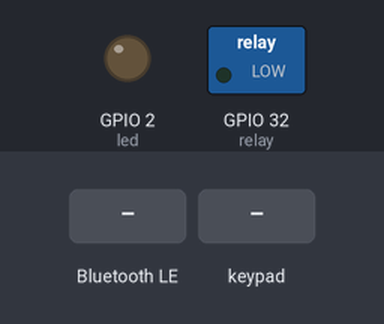
The program below on a simulated ESP32 board running MicroPython. Parts: switched loads named in the program (green lamp = pin HIGH), output pins drawn as LEDs (lit = HIGH). Inputs (shaded band) come from the test bench. Nothing arrives over Bluetooth unless stated; deep sleep restarts the program when it ends; the clock reads 2024-03-15 10:24:30 at power-on unless the program sets it; pins used as bus, display or sensor lines are not drawn; what the program prints to the serial console is not drawn.

Above: at 1.8 s.
1.9 s: "OPEN" written over Bluetooth
At 2.9 s:
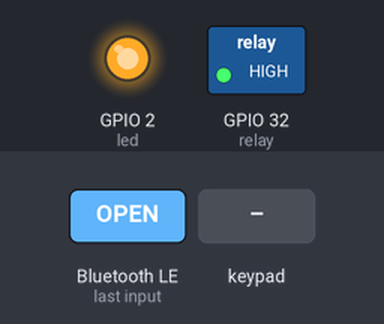
3.4 s: key '1' pressed
5.0 s: keypad keys 1 2 3 4 pressed 0.4 s apart
8.1 s: "#" written over Bluetooth
9.6 s: key '2' pressed
11.2 s: keypad keys 1 2 3 4 A pressed 0.4 s apart
At 44.1 s:
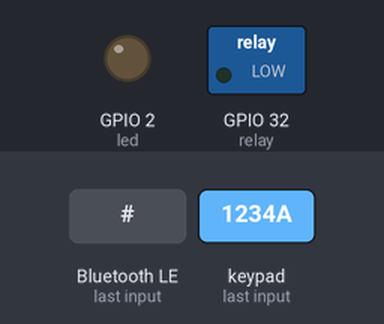
Timing chart, 0 to 44.5 s (numbered marks = the images above; inputs shaded):
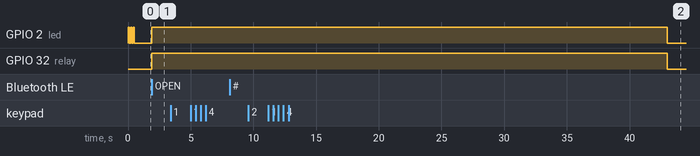

Measured:
- after the input at 1.9 s, GPIO 2 (led), GPIO 32 (relay): LOW → HIGH at once
- after the input at 3.4 s, every drawn part: stays the same
- after the input at 5.0 s, every drawn part: stays the same
- after the input at 8.1 s, every drawn part: stays the same
- after the input at 9.6 s, every drawn part: stays the same
- after the input at 11.2 s, GPIO 2 (led), GPIO 32 (relay): HIGH → LOW after 31.8 s instead of 28.8 s

The program:

digital_safe_locker_T8_battery_optimized.py
```python
"""
Digital Safe Locker - LILYGO T8 V1.7 - BATTERY OPTIMIZED
ESP32-WROVER with deep sleep for extended battery life

Features:
- Deep sleep after inactivity
- Wake on keypad press
- BLE only (no WiFi) for power saving
- Optimized for 2-3 months on 4x AA batteries
"""

from machine import Pin, deepsleep, reset
import machine
import time
import bluetooth
from ble_simple_peripheral import BLESimplePeripheral
import esp32

# ===== CONFIGURATION =====
CORRECT_PASSWORD = "1234"
LOCK_OPEN_TIME = 5
MAX_ATTEMPTS = 3

# Power saving settings
IDLE_TIMEOUT = 30  # Seconds before deep sleep
DEEP_SLEEP_DURATION = 1000 * 60 * 5  # 5 minutes in milliseconds

# ===== LILYGO T8 V1.7 PIN DEFINITIONS =====
RELAY_PIN = 32

# Keypad pins (3 rows, 4 columns)
ROW_PINS = [22, 21, 15]
COL_PINS = [13, 12, 14, 27]

KEYS = [
    ['1', '2', '3', 'A'],
    ['4', '5', '6', 'B'],
    ['7', '8', '9', 'C']
]

# ===== HARDWARE SETUP =====
relay = Pin(RELAY_PIN, Pin.OUT)
relay.value(0)

rows = [Pin(pin, Pin.OUT) for pin in ROW_PINS]
for row in rows:
    row.value(1)

cols = [Pin(pin, Pin.IN, Pin.PULL_UP) for pin in COL_PINS]

led = Pin(2, Pin.OUT)

# ===== GLOBAL VARIABLES =====
entered_password = ""
failed_attempts = 0
lock_state = False
last_activity = time.time()

# ===== POWER MANAGEMENT =====
def check_idle_timeout():
    """Check if system should enter deep sleep"""
    global last_activity
    if time.time() - last_activity > IDLE_TIMEOUT:
        print("💤 Entering deep sleep to save battery...")
        close_lock()
        led.value(0)
        time.sleep(1)

        # Configure wake on ANY keypad button press
        # Columns are PULL_UP (HIGH when idle, LOW when pressed)
        # Wake when ANY column pin goes LOW
        esp32.wake_on_ext1(
            pins=(Pin(13), Pin(12), Pin(14), Pin(27)),
            level=esp32.WAKEUP_ALL_LOW
        )

        # Sleep indefinitely until keypad press (no auto-wake timer)
        deepsleep()

def reset_activity_timer():
    """Reset the inactivity timer"""
    global last_activity
    last_activity = time.time()

def check_wakeup_reason():
    """Check why ESP32 woke up"""
    if machine.reset_cause() == machine.DEEPSLEEP_RESET:
        print("🔄 Woke from deep sleep")
        # Quick LED flash to indicate wake
        led.value(1)
        time.sleep(0.2)
        led.value(0)

# ===== DOOR LOCK FUNCTIONS =====
def open_lock():
    global lock_state
    print("🔓 Lock OPENED")
    relay.value(1)
    led.value(1)
    lock_state = True
    reset_activity_timer()

def close_lock():
    global lock_state
    print("🔒 Lock CLOSED")
    relay.value(0)
    led.value(0)
    lock_state = False

def toggle_lock():
    if lock_state:
        close_lock()
    else:
        open_lock()

# ===== KEYPAD FUNCTIONS =====
def read_keypad():
    for row_num, row_pin in enumerate(rows):
        row_pin.value(0)
        for col_num, col_pin in enumerate(cols):
            if col_pin.value() == 0:
                time.sleep_ms(20)
                if col_pin.value() == 0:
                    while col_pin.value() == 0:
                        time.sleep_ms(10)
                    row_pin.value(1)
                    reset_activity_timer()
                    return KEYS[row_num][col_num]
        row_pin.value(1)
    return None

def process_keypad_input(key):
    global entered_password, failed_attempts

    print(f"Key pressed: {key}")

    if key == '#' or key == 'C':
        if entered_password == CORRECT_PASSWORD:
            print("✅ Correct password!")
            open_lock()
            time.sleep(LOCK_OPEN_TIME)
            close_lock()
            failed_attempts = 0
        else:
            failed_attempts += 1
            print(f"❌ Wrong password! Attempt {failed_attempts}/{MAX_ATTEMPTS}")
            if failed_attempts >= MAX_ATTEMPTS:
                print("🚨 TOO MANY FAILED ATTEMPTS! Locking for 30 seconds...")
                time.sleep(30)
                failed_attempts = 0
        entered_password = ""

    elif key == '*' or key == 'A':
        entered_password = ""
        print("🔄 Password cleared")

    elif key == 'B':
        print("⚡ Emergency unlock!")
        open_lock()
        time.sleep(LOCK_OPEN_TIME)
        close_lock()

    else:
        if len(entered_password) < 8:
            entered_password += key
            print(f"Password: {'*' * len(entered_password)}")

# ===== BLUETOOTH FUNCTIONS =====
def on_rx(data):
    global failed_attempts
    reset_activity_timer()

    try:
        if not data:
            return
        command = data.decode().strip().upper()
        print(f"BT Command: {command}")
    except Exception as e:
        print(f"BT: Decode error: {e}")
        return

    try:
        if command.startswith("PASS:"):
            password = command[5:]
            if password == CORRECT_PASSWORD:
                print("✅ Correct BT password!")
                # Send response BEFORE delay to avoid connection timeout crash
                ble.send("OK:OPENING\n")
                open_lock()
                time.sleep(LOCK_OPEN_TIME)
                close_lock()
                failed_attempts = 0
            else:
                failed_attempts += 1
                ble.send(f"ERROR:WRONG_PASSWORD:{failed_attempts}/{MAX_ATTEMPTS}\n")

        elif command == "OPEN":
            open_lock()
            ble.send("OK:OPENED\n")

        elif command == "CLOSE":
            close_lock()
            ble.send("OK:CLOSED\n")

        elif command == "TOGGLE":
            toggle_lock()
            state = "OPENED" if lock_state else "CLOSED"
            ble.send(f"OK:{state}\n")

        elif command == "STATUS":
            state = "OPENED" if lock_state else "CLOSED"
            uptime = time.time()
            ble.send(f"STATUS:{state},UPTIME:{uptime}s\n")

        elif command == "SLEEP":
            ble.send("OK:ENTERING_SLEEP\n")
            time.sleep(1)
            check_idle_timeout()

        else:
            ble.send("ERROR:UNKNOWN_COMMAND\n")
    except Exception as e:
        print(f"BT: Command error: {e}")
        try:
            ble.send(f"ERROR:EXCEPTION:{e}\n")
        except:
            pass

# ===== BLUETOOTH SETUP =====
print("\n" + "="*50)
print("  LILYGO T8 V1.7 - BATTERY OPTIMIZED")
print("="*50)
print("Initializing Bluetooth (BLE only)...")

ble = BLESimplePeripheral("T8-SafeLock")
ble.on_write(on_rx)
print("✅ Bluetooth ready!")

# Check wakeup reason
check_wakeup_reason()

# ===== MAIN LOOP =====
def main():
    print("\n" + "="*50)
    print("  BATTERY OPTIMIZED SAFE LOCKER")
    print("="*50)
    print("🔋 Power saving mode enabled")
    print(f"💤 Sleep after {IDLE_TIMEOUT}s idle")
    print("="*50 + "\n")

    reset_activity_timer()

    # Startup LED pattern
    for _ in range(3):
        led.value(1)
        time.sleep(0.1)
        led.value(0)
        time.sleep(0.1)

    while True:
        # Check for keypad input
        key = read_keypad()
        if key:
            process_keypad_input(key)

        # Check for idle timeout
        check_idle_timeout()

        # Small delay
        time.sleep_ms(50)

# ===== START PROGRAM =====
if __name__ == "__main__":
    try:
        main()
    except KeyboardInterrupt:
        print("\n👋 Program stopped")
        close_lock()
        led.value(0)
    except Exception as e:
        print(f"❌ Error: {e}")
        close_lock()
        led.value(0)
```

ble_simple_peripheral.py
```python
"""
Simple BLE Peripheral for ESP32 MicroPython
Simplified BLE UART service implementation
"""

import bluetooth
from ble_advertising import advertising_payload
from micropython import const
import struct

_IRQ_CENTRAL_CONNECT = const(1)
_IRQ_CENTRAL_DISCONNECT = const(2)
_IRQ_GATTS_WRITE = const(3)

_FLAG_READ = const(0x0002)
_FLAG_WRITE_NO_RESPONSE = const(0x0004)
_FLAG_WRITE = const(0x0008)
_FLAG_NOTIFY = const(0x0010)

_UART_UUID = bluetooth.UUID("6E400001-B5A3-F393-E0A9-E50E24DCCA9E")
_UART_TX = (
    bluetooth.UUID("6E400003-B5A3-F393-E0A9-E50E24DCCA9E"),
    _FLAG_READ | _FLAG_NOTIFY,
)
_UART_RX = (
    bluetooth.UUID("6E400002-B5A3-F393-E0A9-E50E24DCCA9E"),
    _FLAG_WRITE | _FLAG_WRITE_NO_RESPONSE,
)
_UART_SERVICE = (
    _UART_UUID,
    (_UART_TX, _UART_RX),
)


class BLESimplePeripheral:
    def __init__(self, name="T8-Lock"):
        try:
            self._ble = bluetooth.BLE()
            self._ble.active(True)
            self._ble.irq(self._irq)
            ((self._handle_tx, self._handle_rx),) = self._ble.gatts_register_services((_UART_SERVICE,))
            self._connections = set()
            self._write_callback = None
            self.device_name = name
            self.service_uuid = _UART_UUID
            self._advertise()
        except Exception as e:
            print(f"BT: Init error: {e}")
            raise

    def _irq(self, event, data):
        # Track connections with error handling
        try:
            if event == _IRQ_CENTRAL_CONNECT:
                conn_handle, _, _ = data
                print("BT: Device connected")
                self._connections.add(conn_handle)
            elif event == _IRQ_CENTRAL_DISCONNECT:
                conn_handle, _, _ = data
                print("BT: Device disconnected")
                self._connections.discard(conn_handle)  # Use discard instead of remove
                self._advertise()
            elif event == _IRQ_GATTS_WRITE:
                conn_handle, value_handle = data
                if value_handle == self._handle_rx and self._write_callback:
                    try:
                        value = self._ble.gatts_read(value_handle)
                        if value:  # Only call callback if we got valid data
                            self._write_callback(value)
                    except Exception as e:
                        print(f"BT: Callback error: {e}")
        except Exception as e:
            print(f"BT: IRQ error (event={event}): {e}")

    def send(self, data):
        # Ensure data is bytes
        if isinstance(data, str):
            data = data.encode('utf-8')
        elif not isinstance(data, (bytes, bytearray)):
            data = str(data).encode('utf-8')

        # Make a copy of connections to avoid modification during iteration
        connections_copy = list(self._connections)
        for conn_handle in connections_copy:
            try:
                self._ble.gatts_notify(conn_handle, self._handle_tx, data)
            except Exception as e:
                print(f"BT: Send error on handle {conn_handle}: {e}")
                # Remove invalid connection
                try:
                    self._connections.discard(conn_handle)
                except:
                    pass

    def is_connected(self):
        return len(self._connections) > 0

    def _advertise(self, interval_us=500000):
        try:
            print("BT: Advertising with two payloads......")
            adv_data = advertising_payload(name=self.device_name)
            resp_data = advertising_payload(services=[self.service_uuid])
            if len(adv_data) <= 31 and len(resp_data) <= 31:
                print(f"BT: Advertising (Adv Len: {len(adv_data)}, Resp Len: {len(resp_data)})")
                # Pass BOTH payloads to the gap_advertise function
                if self._ble and hasattr(self._ble, 'gap_advertise'):
                    self._ble.gap_advertise(interval_us, adv_data=adv_data, resp_data=resp_data)
            else:
                # This should ideally not happen now
                print(f"Error: Payloads still too long. Adv len: {len(adv_data)}, Resp len: {len(resp_data)}")
        except Exception as e:
            print(f"BT: Advertise error: {e}")

    def on_write(self, callback):
        self._write_callback = callback
```

ble_advertising.py
```python
"""
BLE Advertising payload helper
"""

from micropython import const
import struct

_ADV_TYPE_FLAGS = const(0x01)
_ADV_TYPE_NAME = const(0x09)
_ADV_TYPE_UUID16_COMPLETE = const(0x3)
_ADV_TYPE_UUID32_COMPLETE = const(0x5)
_ADV_TYPE_UUID128_COMPLETE = const(0x7)
_ADV_TYPE_APPEARANCE = const(0x19)


def advertising_payload(limited_disc=False, br_edr=False, name=None, services=None, appearance=0):
    payload = bytearray()

    def _append(adv_type, value):
        nonlocal payload
        payload += struct.pack("BB", len(value) + 1, adv_type) + value

    _append(
        _ADV_TYPE_FLAGS,
        struct.pack("B", (0x01 if limited_disc else 0x02) + (0x18 if br_edr else 0x04)),
    )

    if name:
        if isinstance(name, str):
            name = name.encode('utf-8')
        _append(_ADV_TYPE_NAME, name)

    if services:
        for uuid in services:
            b = bytes(uuid)
            if len(b) == 2:
                _append(_ADV_TYPE_UUID16_COMPLETE, b)
            elif len(b) == 4:
                _append(_ADV_TYPE_UUID32_COMPLETE, b)
            elif len(b) == 16:
                _append(_ADV_TYPE_UUID128_COMPLETE, b)

    if appearance:
        _append(_ADV_TYPE_APPEARANCE, struct.pack("<h", appearance))

    return payload
```
